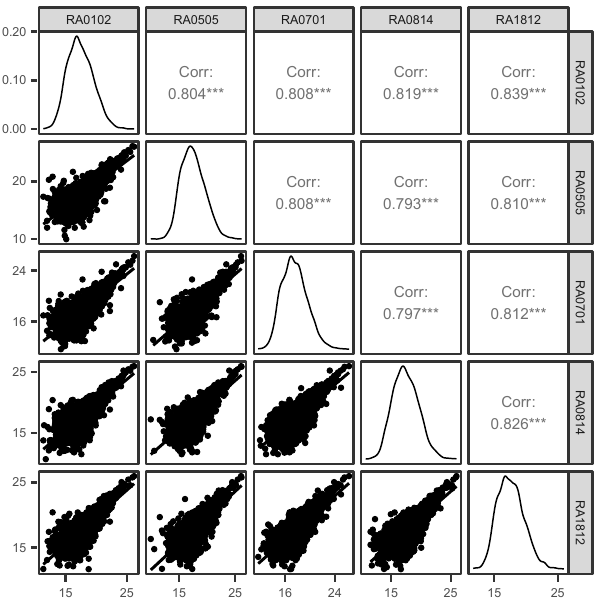

Source code (R):
rm(list = ls())
library(GGally)
library(devtools)
library(rstatix)

rm(list =ls())
data<-read.csv("eFig 1h.csv") %>% filter(reporter==0) 
colnames(data)[4]="IS"
data$batch = gsub("\\_.*","",data$batch)

data$IS[data$IS==0]=NA

data1 = reshape2::dcast(data, protein ~ batch, value.var = "IS")
ratio = colSums(data1[,2:ncol(data1)], na.rm=T)/mean(colSums(data1[,2:ncol(data1)], na.rm=T))
for(i in 2:6){data1[,i] = data1[,i]/ratio[i-1]}
data1[,2:6] = lapply(data1[,2:6], log10)

data1 =data1 %>% mutate(na=rowSums(is.na(data1[,2:ncol(data1)]))) %>% filter(na<5) %>% select(-na)

ggpairs(data1,columns = 2:6, 
        upper = list(continuous = "cor",
                     method = "pearson",
                     na ="na"),
        lower = list(continuous = "smooth",
                     na ="na"),
        diag = list(continuous = "densityDiag", 
                    na = "naDiag"))+
  theme_bw()+
  theme(panel.grid=element_blank())
ggsave("eFig 1h.pdf", width = 6, height = 6)





rm(list =ls())
data<-read.csv("F:/RA/第一次投稿/审稿意见/滑膜重新搜库/data clean step2/ProteinGroups REV_CON synovium.csv")
data$IS = as.numeric(data$IS)
data$IS[data$IS==0]=NA

data1 = reshape2::dcast(data, Proteins ~ batch, value.var = "IS")
ratio = colSums(data1[,2:ncol(data1)], na.rm=T)/mean(colSums(data1[,2:ncol(data1)], na.rm=T))
for(i in 2:6){data1[,i] = data1[,i]/ratio[i-1]}
data1[,2:6] = lapply(data1[,2:6], log2)

data1 =data1 %>% mutate(na=rowSums(is.na(data1[,2:ncol(data1)]))) %>% filter(na<5) %>% select(-na)

ggpairs(data1,columns = 2:6, # 选择需要绘图的变量所在列号
             upper = list(continuous = "cor", # 为各种数据类型设置显示形式，ggally中功能函数的后缀(ggally_cor())。
                          method = "pearson",
                          na ="na"),# 设置参数名称与成对数据类型名称一致。
             lower = list(continuous = "smooth",#ggally_smooth()
                          na ="na"),
             diag = list(continuous = "densityDiag", # 'densityDiag', 'barDiag', 'blankDiag'可选
                         na = "naDiag"))+
  theme_bw()+
  theme(panel.grid=element_blank())# 设置主题参数
ggsave("IS synovium.pdf", width = 6, height = 6)
